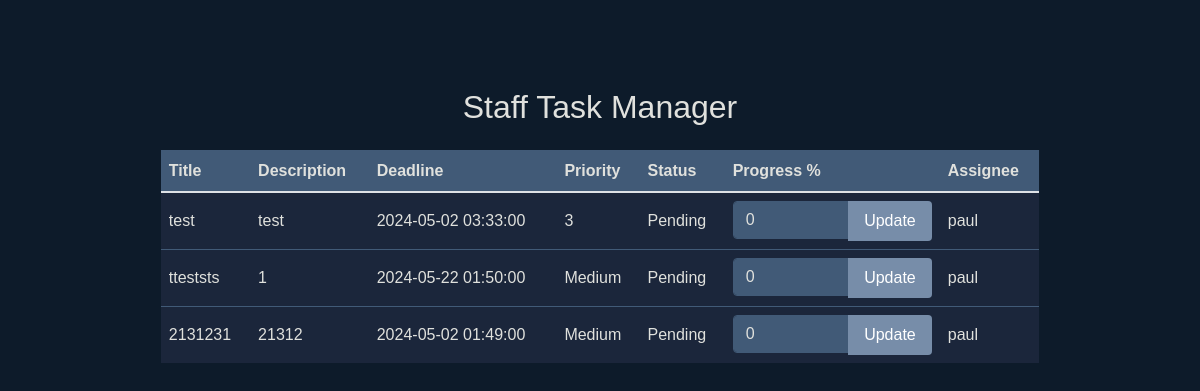
Before: /index (signed in) with the older database file.
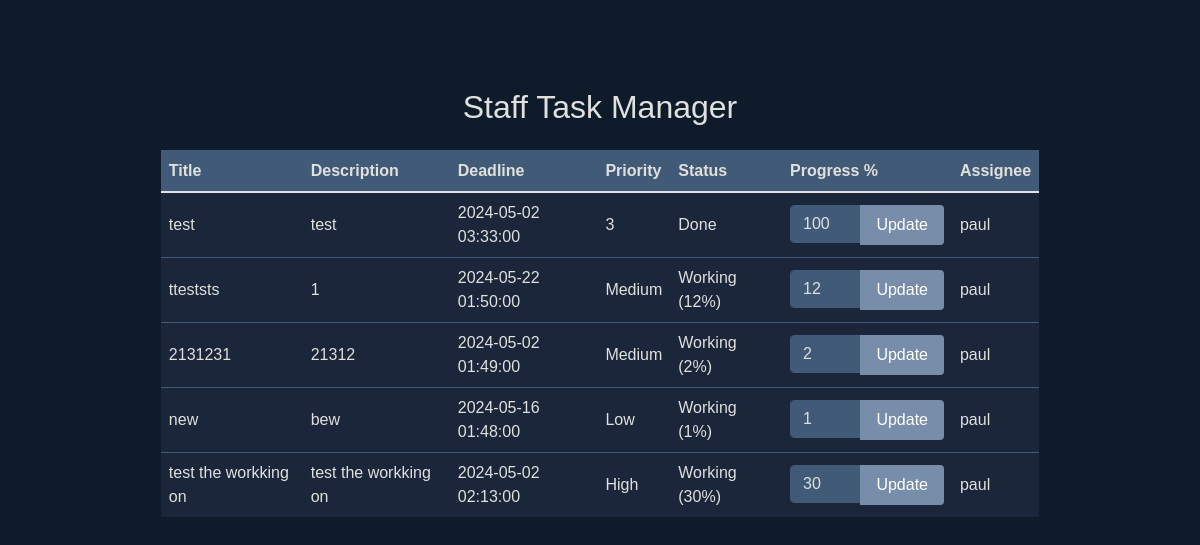
After: the same page with the newer database file.
### main.py (models this page shows, shortened)
class Task(db.Model):
    id = db.Column(db.Integer, primary_key=True)
    title = db.Column(db.String(100), nullable=False)
    description = db.Column(db.Text)
    deadline = db.Column(db.DateTime)
    priority = db.Column(db.Integer)
    status = db.Column(db.String(20), default='Pending')
    progress = db.Column(db.Integer, default=0)
    assignee_id = db.Column(db.Integer, db.ForeignKey('user.id'))
    assignee = db.relationship('User', backref=db.backref('tasks', lazy=True))

class User(UserMixin, db.Model):
    id = db.Column(db.Integer, primary_key=True)
    username = db.Column(db.String(50), unique=True, nullable=False)
    password = db.Column(db.String(100), nullable=False)
    role = db.Column(db.String(20), nullable=False, default='staff')
    is_leader = db.Column(db.Boolean, default=False)

### main.py (the view)
@app.route('/index')
@login_required
def index():
    tasks = Task.query.filter_by(assignee_id=current_user.id).all()
    return render_template('index.html', tasks=tasks)

### main.py (called while the page is built)
@login_manager.user_loader
def load_user(user_id):
    return User.query.get(int(user_id))

### templates/index.html (shortened to what this page needs)
<!DOCTYPE html>
<html lang="en">
<head>
    <link href="https://stackpath.bootstrapcdn.com/bootstrap/4.5.2/css/bootstrap.min.css" rel="stylesheet">
</head>
<body>
    <div class="container">
        <div class="row justify-content-center mt-5">
            <div class="col-md-10">
                <h2 class="text-center mb-4">Staff Task Manager</h2>
                <table class="table">
                    <thead>
                        <tr>
                            <th>Title</th>
                            <th>Description</th>
                            <th>Deadline</th>
                            <th>Priority</th>
                            <th>Status</th>
                            <th>Progress %</th>
                            <th>Assignee</th>
                        </tr>
                    </thead>
                    <tbody>
                        {% for task in tasks %}
                        <tr>
                            <td>{{ task.title }}</td>
                            <td>{{ task.description }}</td>
                            <td>{{ task.deadline }}</td>
                            <td>{{ task.priority }}</td>
                            <td>{{ task.status }}</td>
                            <td>
                                <form action="{{ url_for('update_task_progress', task_id=task.id) }}" method="POST">
                                    <div class="input-group">
                                        <input type="number" name="progress" class="form-control" value="{{ task.progress }}" min="0" max="100" required>
                                        <div class="input-group-append">
                                            <button type="submit" class="btn btn-primary">Update</button>
                                        </div>
                                    </div>
                                </form>
                            </td>
                            <td>{{ task.assignee.username }}</td>
                        </tr>
                        {% endfor %}
                    </tbody>
                </table>
            </div>
        </div>
    </div>
</body>
</html>

### templates/index.html (style rules this page uses)
body { background-color: #0d1b2a; color: #e0e1dd; font-family: Arial, sans-serif; margin: 0; padding: 0; }
.container { padding: 40px; }
.table { background-color: #1b263b; color: #e0e1dd; }
.table th, .table td { border-color: #415a77; }
.table th { background-color: #415a77; }
.table th, .table td { padding: 8px; vertical-align: middle; }
.table th { font-weight: bold; }
.btn-primary { background-color: #778da9; border: none; border-radius: 4px; color: #ffffff; padding: 8px 16px; text-decoration: none; transition: background-color 0.3s ease; }
.form-control { background-color: #415a77; border-color: #415a77; color: #e0e1dd; }

Changed rows visible on the page:
changed Task "test": status "Pending" → "Done"; progress "0" → "100"
changed Task "tteststs": status "Pending" → "Working (12%)"; progress "0" → "12"
changed Task: status "Pending" → "Working (2%)"; progress "0" → "2"
added Task: title "new", description "bew", deadline "2024-05-16 01:48:00", priority "Low", status "Working (1%)", progress "1", assignee.username "paul"
added Task: title "test the workking on", description "test the workking on", deadline "2024-05-02 02:13:00", priority "High", status "Working (30%)", progress "30", assignee.username "paul"
